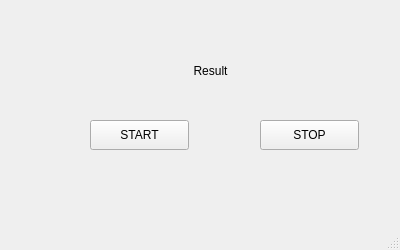
<?xml version="1.0" encoding="UTF-8"?>
<ui version="4.0">
 <class>MainWindow</class>
 <widget class="QMainWindow" name="MainWindow">
  <property name="geometry">
   <rect>
    <x>0</x>
    <y>0</y>
    <width>400</width>
    <height>250</height>
   </rect>
  </property>
  <property name="windowTitle">
   <string>MainWindow</string>
  </property>
  <widget class="QWidget" name="centralwidget">
   <widget class="QPushButton" name="btnStart">
    <property name="geometry">
     <rect>
      <x>90</x>
      <y>120</y>
      <width>99</width>
      <height>30</height>
     </rect>
    </property>
    <property name="text">
     <string>START</string>
    </property>
   </widget>
   <widget class="QPushButton" name="btnStop">
    <property name="geometry">
     <rect>
      <x>260</x>
      <y>120</y>
      <width>99</width>
      <height>30</height>
     </rect>
    </property>
    <property name="text">
     <string>STOP</string>
    </property>
   </widget>
   <widget class="QLabel" name="lblResult">
    <property name="geometry">
     <rect>
      <x>90</x>
      <y>60</y>
      <width>241</width>
      <height>22</height>
     </rect>
    </property>
    <property name="text">
     <string>Result</string>
    </property>
    <property name="alignment">
     <set>Qt::AlignCenter</set>
    </property>
   </widget>
  </widget>
  <widget class="QMenuBar" name="menubar">
   <property name="geometry">
    <rect>
     <x>0</x>
     <y>0</y>
     <width>400</width>
     <height>28</height>
    </rect>
   </property>
  </widget>
  <widget class="QStatusBar" name="statusbar"/>
 </widget>
 <resources/>
 <connections/>
</ui>
